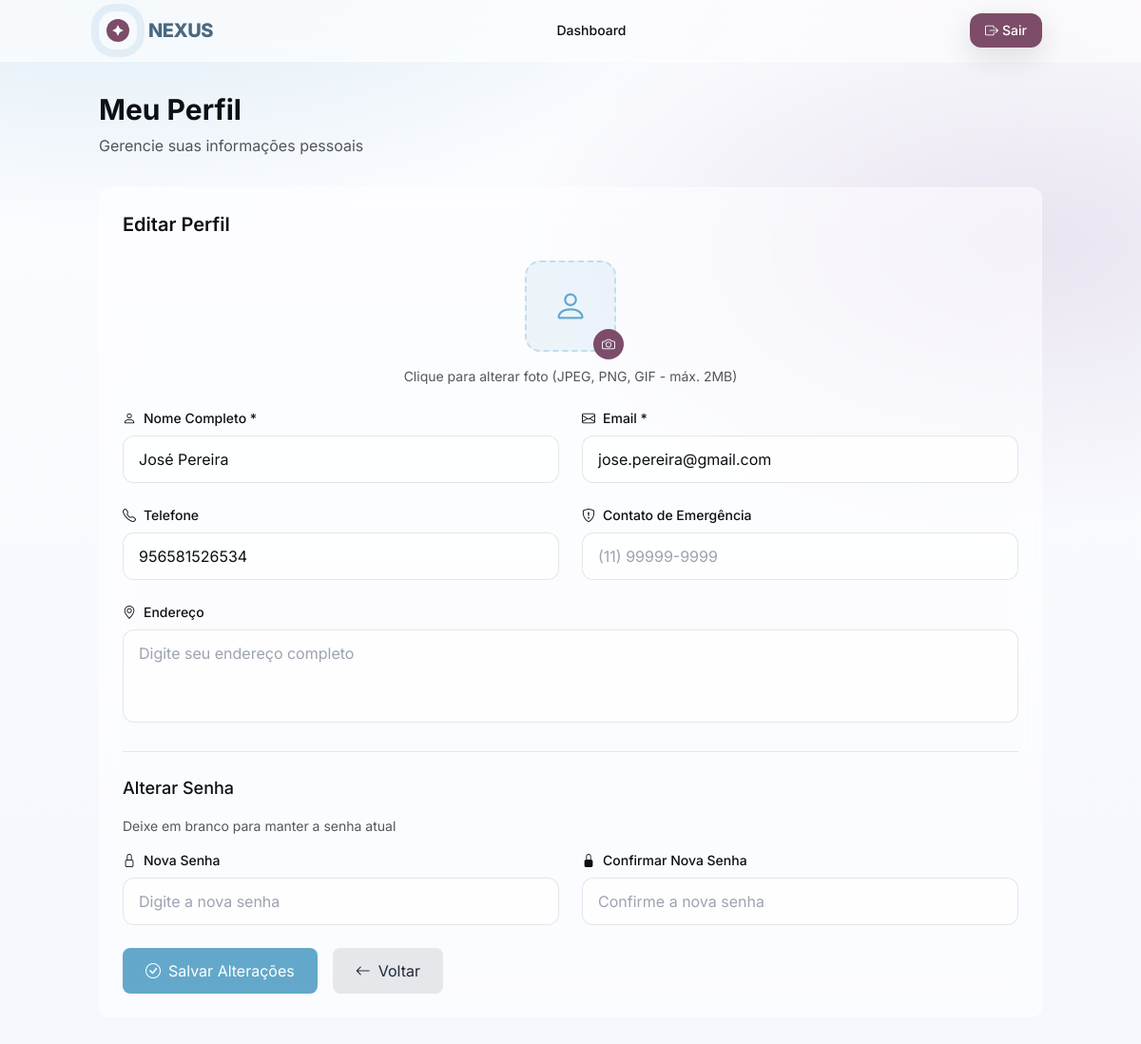
Page /driver/definition/profile (signed in) on the committed database.
### tables this page shows
CREATE TABLE `users` (
  `id` int(11) NOT NULL,
  `name` varchar(100) NOT NULL,
  `email` varchar(100) NOT NULL,
  `matricula` varchar(20) DEFAULT NULL,
  `curso` varchar(50) DEFAULT NULL,
  `phone` varchar(15) DEFAULT NULL,
  `address` varchar(200) DEFAULT NULL,
  `emergency_contact` varchar(15) DEFAULT NULL,
  `password_hash` varchar(255) NOT NULL,
  `user_type` enum('student','driver','admin') NOT NULL,
  `profile_photo` varchar(255) DEFAULT NULL,
  `email_verified` tinyint(1) DEFAULT 0,
  `active` tinyint(1) DEFAULT 1,
  `created_at` timestamp NOT NULL DEFAULT current_timestamp(),
  `updated_at` timestamp NOT NULL DEFAULT current_timestamp() ON UPDATE current_timestamp(),
  `last_login` timestamp NULL DEFAULT NULL
);

### app/views/driver/definition/profile.php (the view, shortened to what the rows shown need)
<?php require_once __DIR__ . '/../../layouts/header.php'; ?>
<div class="min-h-screen gradient-surface">
    <div class="container mx-auto px-4 py-8">
        <div class="mb-8">
            <h1 class="text-3xl font-bold text-nexus-ink mb-2">Meu Perfil</h1>
            <p class="text-nexus-ink/70">Gerencie suas informações pessoais</p>
        </div>
        <div class="grid grid-cols-1 lg:grid-cols-3 gap-8">
            <div class="lg:col-span-10 frost rounded-xl p-6">
                <h2 class="text-xl font-semibold text-nexus-ink mb-6">Editar Perfil</h2>
                <form method="POST" enctype="multipart/form-data" class="space-y-6">
                    <div class="text-center">
                        <div class="relative w-24 h-24 mx-auto mb-4">
                            <?php if (!empty($user['profile_photo']) && file_exists($_SERVER['DOCUMENT_ROOT'] . '/nexus/public' . $user['profile_photo'])): ?>
                                <img src="<?php echo '/nexus/public' . htmlspecialchars($user['profile_photo']); ?>"
                                    alt="Foto de perfil"
                                    class="w-full h-full rounded-2xl object-cover border-2 border-nexus-b/30">
                            <?php else: ?>
                                <div class="w-full h-full rounded-2xl bg-nexus-b/10 flex items-center justify-center border-2 border-dashed border-nexus-b/30">
                                    <i class="bi bi-person text-4xl text-nexus-b"></i>
                                </div>
                            <?php endif; ?>
                            <label for="profile_photo" class="absolute -bottom-2 -right-2 w-8 h-8 rounded-full bg-nexus-f text-white flex items-center justify-center hover:bg-nexus-e transition-colors cursor-pointer">
                                <i class="bi bi-camera text-sm"></i>
                            </label>
                        </div>
                        <p class="text-sm text-nexus-ink/70">Clique para alterar foto (JPEG, PNG, GIF - máx. 2MB)</p>
                    </div>
                    <div class="grid grid-cols-1 md:grid-cols-2 gap-6">
                        <div>
                            <label for="name" class="block text-sm font-medium text-nexus-ink mb-2">
                                <i class="bi bi-person mr-2"></i>Nome Completo *
                            </label>
                            <input
                                type="text"
                                id="name"
                                name="name"
                                value="<?php echo htmlspecialchars($user['name'] ?? ''); ?>"
                                required
                                class="w-full px-4 py-3 rounded-xl border border-gray-300/60 bg-white/70 focus:outline-none focus:ring-2 focus:ring-nexus-b focus:border-transparent transition-all"
                            >
                        </div>
                        <div>
                            <label for="email" class="block text-sm font-medium text-nexus-ink mb-2">
                                <i class="bi bi-envelope mr-2"></i>Email *
                            </label>
                            <input
                                type="email"
                                id="email"
                                name="email"
                                value="<?php echo htmlspecialchars($user['email'] ?? ''); ?>"
                                required
                                class="w-full px-4 py-3 rounded-xl border border-gray-300/60 bg-white/70 focus:outline-none focus:ring-2 focus:ring-nexus-b focus:border-transparent transition-all"
                            >
                        </div>
                        <div>
                            <label for="phone" class="block text-sm font-medium text-nexus-ink mb-2">
                                <i class="bi bi-telephone mr-2"></i>Telefone
                            </label>
                            <input
                                type="tel"
                                id="phone"
                                name="phone"
                                value="<?php echo htmlspecialchars($user['phone'] ?? ''); ?>"
                                class="w-full px-4 py-3 rounded-xl border border-gray-300/60 bg-white/70 focus:outline-none focus:ring-2 focus:ring-nexus-b focus:border-transparent transition-all"
                                placeholder="(11) 99999-9999"
                            >
                        </div>
                        <div>
                            <label for="emergency_contact" class="block text-sm font-medium text-nexus-ink mb-2">
                                <i class="bi bi-shield-exclamation mr-2"></i>Contato de Emergência
                            </label>
                            <input
                                type="tel"
                                id="emergency_contact"
                                name="emergency_contact"
                                value="<?php echo htmlspecialchars($user['emergency_contact'] ?? ''); ?>"
                                class="w-full px-4 py-3 rounded-xl border border-gray-300/60 bg-white/70 focus:outline-none focus:ring-2 focus:ring-nexus-b focus:border-transparent transition-all"
                                placeholder="(11) 99999-9999"
                            >
                        </div>
                    </div>
                    <div>
                        <label for="address" class="block text-sm font-medium text-nexus-ink mb-2">
                            <i class="bi bi-geo-alt mr-2"></i>Endereço
                        </label>
                        <textarea
                            id="address"
                            name="address"
                            rows="3"
                            class="w-full px-4 py-3 rounded-xl border border-gray-300/60 bg-white/70 focus:outline-none focus:ring-2 focus:ring-nexus-b focus:border-transparent transition-all resize-none"
                            placeholder="Digite seu endereço completo"
                        ><?php echo htmlspecialchars($user['address'] ?? ''); ?></textarea>
                    </div>
                    <div class="border-t border-gray-200 pt-6">
                        <h3 class="text-lg font-medium text-nexus-ink mb-4">Alterar Senha</h3>
                        <p class="text-sm text-nexus-ink/70 mb-4">Deixe em branco para manter a senha atual</p>
                        <div class="grid grid-cols-1 md:grid-cols-2 gap-6">
                            <div>
                                <label for="password" class="block text-sm font-medium text-nexus-ink mb-2">
                                    <i class="bi bi-lock mr-2"></i>Nova Senha
                                </label>
                                <input
                                    type="password"
                                    id="password"
                                    name="password"
                                    class="w-full px-4 py-3 rounded-xl border border-gray-300/60 bg-white/70 focus:outline-none focus:ring-2 focus:ring-nexus-b focus:border-transparent transition-all"
                                    placeholder="Digite a nova senha"
                                >
                            </div>
                            <div>
                                <label for="confirm_password" class="block text-sm font-medium text-nexus-ink mb-2">
                                    <i class="bi bi-lock-fill mr-2"></i>Confirmar Nova Senha
                                </label>
                                <input
                                    type="password"
                                    id="confirm_password"
                                    name="confirm_password"
                                    class="w-full px-4 py-3 rounded-xl border border-gray-300/60 bg-white/70 focus:outline-none focus:ring-2 focus:ring-nexus-b focus:border-transparent transition-all"
                                    placeholder="Confirme a nova senha"
                                >
                            </div>
                        </div>
                    </div>
                    <div class="flex space-x-4">
                        <button type="submit" class="bg-nexus-b text-white px-6 py-3 rounded-lg hover:bg-nexus-a transition-colors">
                            <i class="bi bi-check-circle mr-2"></i>Salvar Alterações
                        </button>
                        <a href="/nexus/driver/dashboard" class="bg-gray-200 text-gray-800 px-6 py-3 rounded-lg hover:bg-gray-300 transition-colors">
                            <i class="bi bi-arrow-left mr-2"></i>Voltar
                        </a>
                    </div>
                </form>
            </div>
        </div>
    </div>
</div>
<?php require_once __DIR__ . '/../../layouts/footer.php'; ?>

### app/core/Router.php (shortened to what the rows shown need)
<?php
class Router {
    private $routes = [];
    public function addRoute($method, $path, $controllerAction) {
        $this->routes[] = [
            'method' => $method,
            'path' => $path,
            'controllerAction' => $controllerAction
        ];
    }
    public function dispatch() {
        $requestMethod = $_SERVER['REQUEST_METHOD'];
        $requestUri = parse_url($_SERVER['REQUEST_URI'], PHP_URL_PATH);
        $scriptName = $_SERVER['SCRIPT_NAME'];
        $baseDir = rtrim(dirname($scriptName), '\\/');
        if ($baseDir && $baseDir !== '.') {
            if (strpos($requestUri, $baseDir) === 0) {
                $requestUri = substr($requestUri, strlen($baseDir));
            }
        }
        foreach ($this->routes as $route) {
            $pattern = preg_replace('/\{([a-zA-Z]+)\}/', '(?P<\1>[^/]+)', $route['path']);
            $pattern = '@^' . $pattern . '$@D';
            if ($route['method'] === $requestMethod && preg_match($pattern, $requestUri, $matches)) {
                list($controller, $action) = explode('@', $route['controllerAction']);
                $controllerInstance = new $controller();
                $params = array_filter($matches, function($key) {
                    return !is_numeric($key);
                }, ARRAY_FILTER_USE_KEY);
                call_user_func_array([$controllerInstance, $action], array_values($params));
                return;
            }
        }
    }
}
?>

### app/views/layouts/header.php (shortened to what the rows shown need)
<!DOCTYPE html>
<html lang="pt-br">
<head>
    <script src="https://cdn.tailwindcss.com"></script>
    <link rel="stylesheet" href="https://cdn.jsdelivr.net/npm/bootstrap-icons@1.11.1/font/bootstrap-icons.css">
</head>
<body class="bg-nexus-base text-nexus-ink gradient-surface min-h-screen">
    <header class="sticky top-0 z-40 backdrop-blur-md bg-white/70 border-b border-white/60">
        <nav class="container mx-auto flex items-center justify-between py-3 px-4">
            <div class="flex items-center gap-3">
                <div class="relative w-10 h-10 brand-ring rounded-2xl grid place-items-center">
                    <span class="w-6 h-6 inline-grid place-items-center rounded-xl" style="background:var(--nexus-f)">
                        <svg width="14" height="14" viewBox="0 0 24 24" fill="#fff" xmlns="http://www.w3.org/2000/svg">
                            <path d="M12 2l3.3 6.7L22 12l-6.7 3.3L12 22l-3.3-6.7L2 12l6.7-3.3L12 2z"/>
                        </svg>
                    </span>
                </div>
                <span class="text-xl font-extrabold tracking-tight" style="color:var(--nexus-a)">NEXUS</span>
            </div>
            <div class="hidden md:flex items-center gap-7 text-sm">
                <a href="/nexus/dashboard" class="hover:opacity-80 transition-all font-medium">Dashboard</a>
            </div>
            <div class="flex items-center gap-4">
                <?php if (isset($_SESSION['user_id'])): ?>
                    <a href="/nexus/logout" class="text-sm px-4 py-2 rounded-xl text-white font-medium shadow-soft hover:shadow-glow transition-all" style="background:var(--nexus-f)">
                        <i class="bi bi-box-arrow-right mr-1"></i>Sair
                    </a>
                <?php else: ?>
                    <a href="/nexus/login" class="text-sm px-4 py-2 rounded-xl text-white font-medium shadow-soft hover:shadow-glow transition-all" style="background:var(--nexus-b)">
                        <i class="bi bi-box-arrow-in-right mr-1"></i>Entrar
                    </a>
                <?php endif; ?>
            </div>
        </nav>
    </header>
    <main>

### rows in the picture
users: name "José Pereira", email "jose.pereira@gmail.com", phone "956581526534"
